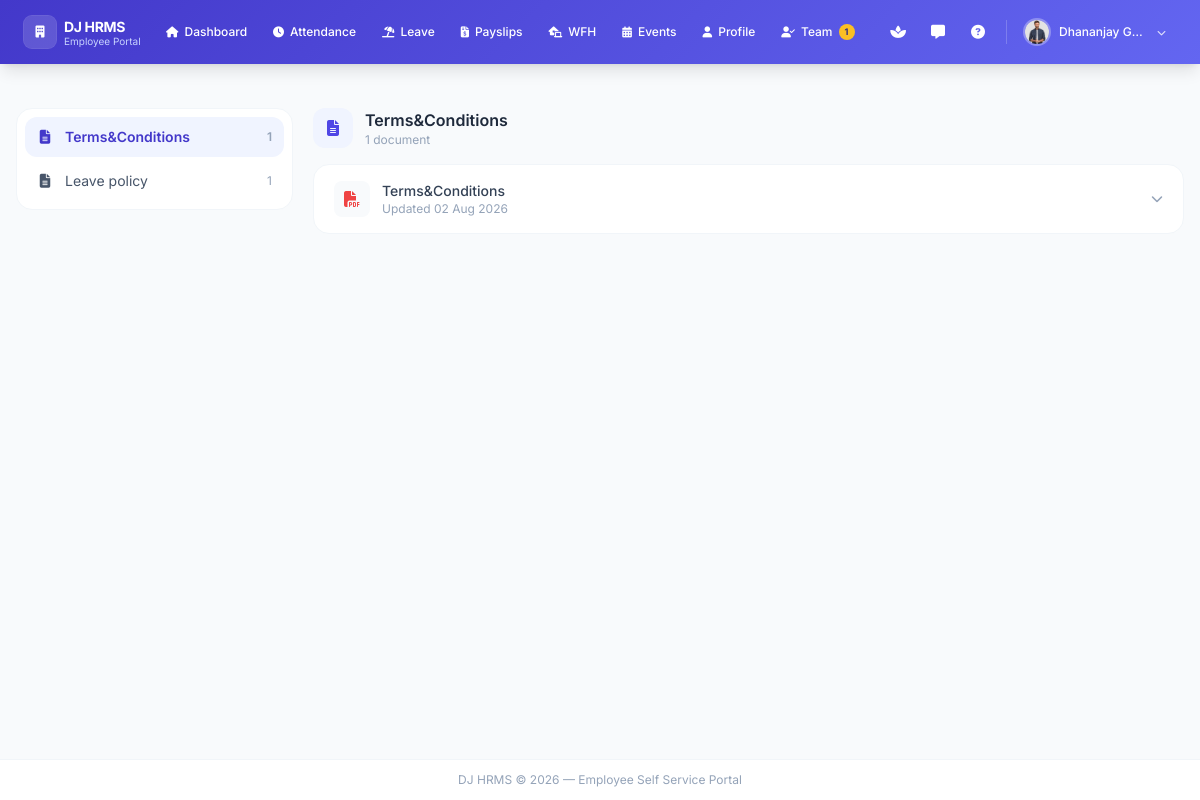
Page /help/ (signed in) on the committed database.
### employees/models.py (models this page shows, shortened)
class Employee(models.Model):
    GENDER_CHOICES = [('M', 'Male'), ('F', 'Female'), ('O', 'Other')]
    STATUS_CHOICES = [
        ('active', 'Active'),
        ('inactive', 'Inactive'),
        ('on_leave', 'On Leave'),
        ('terminated', 'Terminated'),
    ]
    EMPLOYMENT_TYPE = [
        ('full_time', 'Full Time'),
        ('part_time', 'Part Time'),
        ('contract', 'Contract'),
        ('intern', 'Intern'),
    ]
    user = models.OneToOneField(User, on_delete=models.CASCADE, null=True, blank=True)
    employee_id = models.CharField(max_length=20, unique=True)
    first_name = models.CharField(max_length=50)
    last_name = models.CharField(max_length=50)
    email = models.EmailField(unique=True)
    phone = models.CharField(max_length=15, blank=True)
    date_of_birth = models.DateField(null=True, blank=True)
    gender = models.CharField(max_length=1, choices=GENDER_CHOICES, blank=True)
    photo = models.ImageField(upload_to='employee_photos/', null=True, blank=True)
    department = models.ForeignKey(Department, on_delete=models.SET_NULL, null=True, related_name='employees')
    designation = models.ForeignKey(Designation, on_delete=models.SET_NULL, null=True, related_name='employees')
    date_joined = models.DateField()
    employment_type = models.CharField(max_length=20, choices=EMPLOYMENT_TYPE, default='full_time')
    status = models.CharField(max_length=20, choices=STATUS_CHOICES, default='active')
    address = models.TextField(blank=True)
    emergency_contact_name = models.CharField(max_length=100, blank=True)
    emergency_contact_phone = models.CharField(max_length=15, blank=True)
    bank_account_holder_name = models.CharField(max_length=100, blank=True)
    bank_account_number      = models.CharField(max_length=30, blank=True)
    bank_name                = models.CharField(max_length=100, blank=True)
    bank_ifsc_code           = models.CharField(max_length=15, blank=True)
    aadhar_number            = models.CharField(max_length=20, blank=True, help_text="12-digit Aadhaar number")
    pan_number                = models.CharField(max_length=10, blank=True, help_text="10-character PAN")
    status_reason = models.TextField(
        blank=True,
        help_text="Reason for the current status (resignation, long leave, termination, etc.)"
    )
    status_changed_at = models.DateTimeField(null=True, blank=True)
    hold_until = models.DateField(
        null=True, blank=True,
        help_text="Expected return / reactivation date — for employees on long leave (6 months, 1 year, etc.)"
    )
    reporting_manager = models.ForeignKey(
        'self', on_delete=models.SET_NULL, null=True, blank=True,
        related_name='team_members',
        help_text="The senior / manager this employee reports to."
    )
    shift = models.ForeignKey(
        'attendance.ShiftTiming', on_delete=models.SET_NULL, null=True, blank=True,
        related_name='employees',
        help_text="Assigned shift timing — controls the expected start time and late marking."
    )
    standard_working_hours = models.DecimalField(
        max_digits=4, decimal_places=2, null=True, blank=True,
        help_text="Working hours required per day for this employee. Leave blank to use the shift's default."
    )
    biometric_id = models.CharField(
        max_length=30, null=True, blank=True, unique=True,
        help_text="User ID / PIN configured for this employee on the fingerprint/biometric punch machine."
    )
    created_at = models.DateTimeField(auto_now_add=True)
    updated_at = models.DateTimeField(auto_now=True)
    class Meta:
        ordering = ['first_name', 'last_name']

### helpcenter/models.py (models this page shows, shortened)
class PolicyCategory(models.Model):
    name        = models.CharField(max_length=100, unique=True)
    icon        = models.CharField(
        max_length=40, default='fa-file-lines',
        help_text="Font Awesome icon class, e.g. 'fa-umbrella-beach', 'fa-scale-balanced'"
    )
    order       = models.PositiveIntegerField(default=0)
    created_at  = models.DateTimeField(auto_now_add=True)
    class Meta:
        ordering = ['order', 'name']
        verbose_name_plural = 'Policy categories'

class PolicyDocument(models.Model):
    category        = models.ForeignKey(PolicyCategory, on_delete=models.CASCADE, related_name='documents')
    title           = models.CharField(max_length=200)
    file            = models.FileField(upload_to='policy_docs/', blank=True, null=True)
    extracted_text  = models.TextField(blank=True)
    extraction_note = models.CharField(max_length=255, blank=True)  # e.g. error message if extraction failed
    notes           = models.TextField(blank=True, help_text="Optional manual summary/notes shown above the extracted text")
    uploaded_by     = models.ForeignKey(User, on_delete=models.SET_NULL, null=True, blank=True)
    created_at      = models.DateTimeField(auto_now_add=True)
    updated_at      = models.DateTimeField(auto_now=True)
    class Meta:
        ordering = ['-updated_at']
    @property
    def file_ext(self):
        if not self.file:
            return ''
        return self.file.name.rsplit('.', 1)[-1].lower() if '.' in self.file.name else ''

### helpcenter/views.py (the view)
# urls.py: path('', views.help_home, name='help_home'),
@login_required
def help_home(request):
    categories = PolicyCategory.objects.prefetch_related('documents').all()
    active_id  = request.GET.get('category')
    active_category = None
    if active_id:
        active_category = categories.filter(id=active_id).first()
    if not active_category:
        active_category = categories.first()
    return render(request, 'helpcenter/help_home.html', {
        'categories':       categories,
        'active_category':  active_category,
        'base_template':    _base_template(request.user),
        'is_admin':         request.user.is_staff or request.user.is_superuser,
    })

### helpcenter/views.py (called while the page is built)
def _base_template(user):
    return 'base.html' if (user.is_staff or user.is_superuser) else 'portal/base_portal.html'

### hrms/context_processors.py (called while the page is built, shortened)
def notifications(request):
    if not request.user.is_authenticated:
        return {}
    if not (request.user.is_staff or request.user.is_superuser):
        return {}

def unread_messages(request):
    if not request.user.is_authenticated:
        return {}
    try:
        from messaging.models import Message
    except Exception:
        return {}
    count = Message.objects.filter(
        conversation__participants=request.user,
        is_read=False,
    ).exclude(sender=request.user).count()
    return {'unread_messages_count': count}

def current_employee(request):
    if not request.user.is_authenticated:
        return {}
    try:
        from employees.models import Employee
        emp = Employee.objects.select_related('department', 'designation').get(user=request.user)
    except Exception:
        return {}
    return {'employee': emp}

### templates/helpcenter/help_home.html (shortened to what this page needs)
{% extends base_template|default:'base.html' %}
{% block content %}
<div class="grid grid-cols-1 lg:grid-cols-4 gap-5">
  <div class="lg:col-span-1">
    <div class="bg-white rounded-2xl border border-slate-100 p-2 space-y-1 lg:sticky lg:top-4">
      {% for cat in categories %}
      <a href="?category={{ cat.id }}"
        class="flex items-center gap-3 px-3 py-2.5 rounded-xl text-sm transition-colors
          {% if active_category.id == cat.id %}bg-brand-50 text-brand-700 font-semibold{% else %}text-slate-600 hover:bg-slate-50{% endif %}">
        <i class="fas {{ cat.icon }} w-4 text-center"></i>
        <span class="flex-1">{{ cat.name }}</span>
        <span class="text-xs text-slate-400">{{ cat.documents.count }}</span>
      </a>
      {% endfor %}
    </div>
  </div>
  <div class="lg:col-span-3 space-y-4">
    {% if active_category %}
      <div class="flex items-center gap-3 mb-1">
        <div class="w-10 h-10 rounded-xl bg-brand-50 flex items-center justify-center">
          <i class="fas {{ active_category.icon }} text-brand-600"></i>
        </div>
        <div>
          <h2 class="text-slate-800 font-semibold text-base">{{ active_category.name }}</h2>
          <p class="text-slate-400 text-xs">{{ active_category.documents.count }} document{{ active_category.documents.count|pluralize }}</p>
        </div>
      </div>
      {% for doc in active_category.documents.all %}
      <div class="bg-white rounded-2xl border border-slate-100 overflow-hidden">
        <button type="button" onclick="document.getElementById('doc-{{ doc.id }}').classList.toggle('hidden'); this.querySelector('.chevron').classList.toggle('rotate-180')"
          class="w-full flex items-center justify-between gap-3 px-5 py-4 hover:bg-slate-50 transition-colors text-left">
          <div class="flex items-center gap-3 min-w-0">
            <div class="w-9 h-9 rounded-lg bg-slate-50 flex items-center justify-center flex-shrink-0">
              {% if doc.file_ext == 'pdf' %}<i class="fas fa-file-pdf text-red-500"></i>
              {% elif doc.file_ext == 'docx' or doc.file_ext == 'doc' %}<i class="fas fa-file-word text-blue-500"></i>
              {% else %}<i class="fas fa-file-lines text-slate-400"></i>{% endif %}
            </div>
            <div class="min-w-0">
              <p class="text-slate-700 text-sm font-medium truncate">{{ doc.title }}</p>
              <p class="text-slate-400 text-xs">Updated {{ doc.updated_at|date:"d M Y" }}</p>
            </div>
          </div>
          <div class="flex items-center gap-3 flex-shrink-0">
            <i class="fas fa-chevron-down chevron text-slate-400 text-xs transition-transform"></i>
          </div>
        </button>
      </div>
      {% endfor %}
    {% endif %}
  </div>
</div>
{% endblock %}

### templates/portal/base_portal.html (shortened to what this page needs)
<!DOCTYPE html>
<html lang="en" class="h-full">
<head>
  <script src="https://cdn.tailwindcss.com"></script>
  <link href="https://cdnjs.cloudflare.com/ajax/libs/font-awesome/6.5.0/css/all.min.css" rel="stylesheet">
</head>
<body class="h-full bg-slate-50">
<div class="min-h-screen flex flex-col">
  <nav class="sticky top-0 z-50 text-white shadow-lg" style="background: linear-gradient(135deg, #4338ca, #6366f1)">
    <div class="max-w-7xl mx-auto px-3 sm:px-4 lg:px-6">
      <div class="flex items-center justify-between h-14 lg:h-16 gap-2">
        <a href="{% url 'portal_dashboard' %}" class="flex items-center gap-2 flex-shrink-0">
          <div class="w-8 h-8 bg-white/15 rounded-lg flex items-center justify-center ring-1 ring-white/20">
            <i class="fas fa-building text-white text-xs"></i>
          </div>
          <div class="leading-tight whitespace-nowrap">
            <div class="text-white font-bold text-sm tracking-tight">DJ HRMS</div>
            <div class="text-indigo-200 text-[10px] -mt-0.5">Employee Portal</div>
          </div>
        </a>
        <div class="hidden lg:flex items-center gap-0.5 flex-1 justify-center overflow-x-auto no-scrollbar px-2">
          <a href="{% url 'portal_dashboard' %}"
            class="nav-link {% if request.resolver_match.url_name == 'portal_dashboard' %}active{% endif %} flex items-center gap-1.5 px-3 py-2 rounded-lg text-white text-xs font-medium whitespace-nowrap">
            <i class="fas fa-house text-[11px]"></i> Dashboard
          </a>
          <a href="{% url 'portal_attendance' %}"
            class="nav-link {% if request.resolver_match.url_name == 'portal_attendance' %}active{% endif %} flex items-center gap-1.5 px-3 py-2 rounded-lg text-white text-xs font-medium whitespace-nowrap">
            <i class="fas fa-clock text-[11px]"></i> Attendance
          </a>
          <a href="{% url 'portal_apply_leave' %}"
            class="nav-link {% if request.resolver_match.url_name == 'portal_apply_leave' %}active{% endif %} flex items-center gap-1.5 px-3 py-2 rounded-lg text-white text-xs font-medium whitespace-nowrap">
            <i class="fas fa-umbrella-beach text-[11px]"></i> Leave
          </a>
          <a href="{% url 'portal_payslips' %}"
            class="nav-link {% if request.resolver_match.url_name == 'portal_payslips' %}active{% endif %} flex items-center gap-1.5 px-3 py-2 rounded-lg text-white text-xs font-medium whitespace-nowrap">
            <i class="fas fa-file-invoice-dollar text-[11px]"></i> Payslips
          </a>
          <a href="{% url 'portal_wfh' %}"
            class="nav-link {% if request.resolver_match.url_name == 'portal_wfh' %}active{% endif %} flex items-center gap-1.5 px-3 py-2 rounded-lg text-white text-xs font-medium whitespace-nowrap">
            <i class="fas fa-house-laptop text-[11px]"></i> WFH
          </a>
          <a href="{% url 'portal_events' %}"
            class="nav-link {% if request.resolver_match.url_name == 'portal_events' %}active{% endif %} flex items-center gap-1.5 px-3 py-2 rounded-lg text-white text-xs font-medium whitespace-nowrap">
            <i class="fas fa-calendar-days text-[11px]"></i> Events
          </a>
          <a href="{% url 'portal_profile' %}"
            class="nav-link {% if request.resolver_match.url_name == 'portal_profile' %}active{% endif %} flex items-center gap-1.5 px-3 py-2 rounded-lg text-white text-xs font-medium whitespace-nowrap">
            <i class="fas fa-user text-[11px]"></i> Profile
          </a>
          {% if is_reporting_manager %}
          <a href="{% url 'portal_team_requests' %}"
            class="nav-link {% if request.resolver_match.url_name == 'portal_team_requests' %}active{% endif %} relative flex items-center gap-1.5 px-3 py-2 rounded-lg text-white text-xs font-medium whitespace-nowrap">
            <i class="fas fa-user-check text-[11px]"></i> Team
            {% if team_requests_pending_count > 0 %}
            <span class="badge-dot flex items-center justify-center px-1 bg-amber-400 rounded-full text-indigo-900 font-bold">{{ team_requests_pending_count }}</span>
            {% endif %}
          </a>
          {% endif %}
        </div>
        <div class="flex items-center gap-0.5 sm:gap-1 flex-shrink-0">
          <a href="{% url 'portal_wellness' %}" title="Relax"
            class="nav-icon-btn hidden md:flex items-center justify-center w-9 h-9 rounded-lg text-white">
            <i class="fas fa-spa text-sm"></i>
          </a>
          <a href="{% url 'chat_home' %}" title="Chat"
            class="nav-icon-btn hidden md:flex relative items-center justify-center w-9 h-9 rounded-lg text-white">
            <i class="fas fa-message text-sm"></i>
          </a>
          <a href="{% url 'help_home' %}" title="Help"
            class="nav-icon-btn hidden md:flex items-center justify-center w-9 h-9 rounded-lg text-white">
            <i class="fas fa-circle-question text-sm"></i>
          </a>
          <div class="hidden lg:block relative">
            <button type="button" id="user-menu-btn"
              class="nav-icon-btn flex items-center gap-2 pl-1.5 pr-2.5 py-1.5 rounded-lg text-white">
              {% if employee %}
                {% if employee.photo %}
                  <img src="{{ employee.photo.url }}" class="w-7 h-7 rounded-full object-cover border-2 border-white/30">
                {% else %}
                  <div class="w-7 h-7 rounded-full bg-white/20 flex items-center justify-center text-white text-[10px] font-bold">
                    {{ employee.first_name|first|upper }}{{ employee.last_name|first|upper }}
                  </div>
                {% endif %}
                <span class="text-xs font-medium max-w-[90px] truncate">{{ employee.first_name }} {{ employee.last_name }}</span>
              {% endif %}
              <i class="fas fa-chevron-down text-[9px] opacity-80"></i>
            </button>
          </div>
        </div>
      </div>
    </div>
  </nav>
  <main class="flex-1 max-w-7xl mx-auto w-full px-4 py-6">
    {% block content %}{% endblock %}
  </main>
  <footer class="bg-white border-t border-slate-100 py-3 text-center">
    <p class="text-slate-400 text-xs">DJ HRMS &copy; 2026 &mdash; Employee Self Service Portal</p>
  </footer>
</div>
</body>
</html>

### templates/portal/base_portal.html (style rules this page uses)
body { font-family: 'Inter', sans-serif; }
.nav-link { position: relative; transition: background-color .15s ease, color .15s ease; }
.nav-icon-btn { transition: background-color .15s ease; }
.badge-dot { min-width: 16px; height: 16px; font-size: 9px; line-height: 16px; }
.no-scrollbar { -ms-overflow-style: none; scrollbar-width: none; }

### rows in the picture
Employee: photo (placeholder picture), first_name "Dhananjay", last_name "G…"
PolicyCategory: name "Terms&Conditions", documents.count "1"
PolicyCategory: name "Leave policy", documents.count "1"
PolicyDocument: title "Terms&Conditions", updated_at "02 Aug 2026"

### other values in the picture
{{ team_requests_pending_count }} "1"
